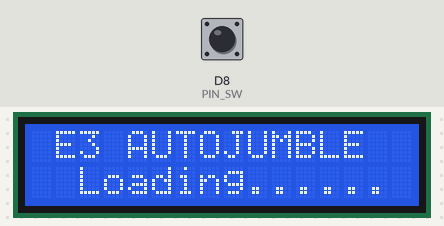
Simulated run of this sketch. Board: ESP8266 (NodeMCU). Parts: 16×2 character LCD. The inputs (shaded band) are chosen by the test bench; at power-on: D8 (PIN_SW) HIGH. WiFi joins after 1.5 s; servers stay silent unless stated; the local clock reads 2024-03-15 10:24:30 at power-on unless the sketch sets it; web services answer with replies made up by the test bench; what the sketch prints to the serial monitor is not drawn.

Above: at 1.7 s.
At 3.3 s:
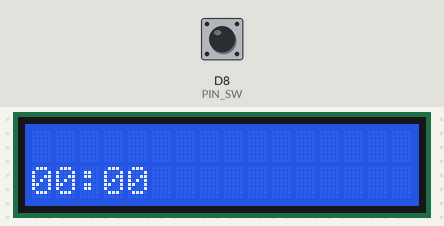
At 62.3 s:
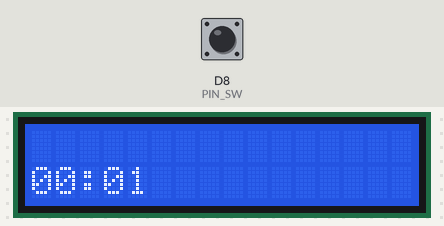
At 122.3 s:
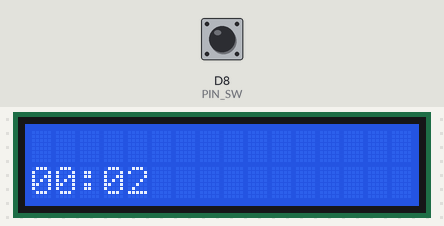

The sketch:

e3lcd.ino
```cpp
#include <ESP8266WiFi.h>
#include <WiFiClientSecure.h>
#include <ESPRotary.h>
#include <Button2.h>

bool isDst = false;

String dateStr;
int hours;
int mins;
int seconds;
int currentMillis;

const char* ssid = "BT-NFASJW";
const char* password = "rRK6pfkCGMR3nf";

const char* host = "worldtimeapi.org";
const int httpsPort = 443;
String url = "/api/timezone/Europe/London";

// Use WiFiClientSecure class to create TLS connection
WiFiClientSecure client;

void setup() {
  Serial.begin(9600);

  currentMillis = millis();

  setupRotaryEncoder();
  setupLcd();

  connectToWifi();
  fetchStats();
  updateLcd();
}

void loop() {
  rotaryLoop();

  int nextMillis = millis();
  if (nextMillis - currentMillis >= 1000) { // 1 second
    seconds++;
    currentMillis = nextMillis;

    if (seconds >= 60) {
      seconds = 0;
      mins++;
    }

    if (mins == 60) {
      mins = 0;
      hours++;
    }

    if (hours == 24) {
      hours = 0;
      // Refresh at midnight to ensure accuracy
      fetchStats();
    }

    updateLcd();
  }
}
```

client.ino
```cpp
void connectToWifi() {
  printTop("Connecting");
  printBot("to WiFi......");
  WiFi.mode(WIFI_STA);
  WiFi.begin(ssid, password);
  while (WiFi.status() != WL_CONNECTED) {
    delay(500);
    Serial.print(".");
  }

  // CBA to validate certs
  client.setInsecure();
}

void fetchStats() {
  printLoading();

  if (!client.connect(host, httpsPort)) {
    printTop("connection");
    printBot("failed");
    return;
  }

  client.print(String("GET ") + url + " HTTP/1.1\r\n" +
               "Host: " + host + "\r\n" +
               "User-Agent: Arduino\r\n" +
               "Connection: close\r\n\r\n");

  String line;

  // Pass headers
  while (client.connected()) {
    line = client.readStringUntil('\n');

    // Parse date header to get current time
    const char* headerName = "date:";
    if (line.startsWith(String(headerName))) {
      short dateStart = strlen(headerName);
      short timeStart = dateStart + 17;

      // 17 chars to start of time from the end of the "Date: " prefix
      dateStr = line.substring(dateStart, timeStart);
      dateStr.trim();

      String timeStr = line.substring(timeStart, timeStart + 9);
      timeStr.trim();
      hours = timeStr.substring(0, 2).toInt();
      mins = timeStr.substring(3, 5).toInt();
      seconds = timeStr.substring(6, 8).toInt();
    }
    if (line == "\r") break;
  }

  String content;

  while (client.available()) {
    content = client.readString();
  }

  Serial.println(content);

  parse(content.c_str());

  if (isDst) {
    hours++;
  }
}
```

dial.ino
```cpp
#define PIN_SW D8
#define PIN_A D6
#define PIN_B D7

#define CLICKS_PER_STEP  4

// Rotary disabled as there is no use for it right now
// Click to toggle backlight
Button2 b = Button2(PIN_SW, INPUT_PULLUP);

void click(Button2& b) {
  toggleBacklight();
}

void setupRotaryEncoder() {
  b.setClickHandler(click);
}

void rotaryLoop() {
  b.loop();
}
```

parser.ino
```cpp
#include <ArduinoJson.h>

StaticJsonDocument<400> doc;

void parse(const char content[]) {
  deserializeJson(doc, content);

  isDst = doc["dst"] == true;
}
```

lcd.ino
```cpp
#include <LiquidCrystal_I2C.h>

const byte ADDRESS = 0x27;
const byte COLS = 16;
const byte ROWS = 2;

bool isOn = true;

LiquidCrystal_I2C lcd(ADDRESS, COLS, ROWS);

void setupLcd() {
  lcd.begin();
  turnOn();
}

void turnOn() {
  isOn = true;
  lcd.backlight();
}

void turnOff() {
  isOn = false;
  lcd.backlight();
}

void updateBacklight() {
  if (isOn) {
    lcd.noBacklight();
  } else {
    lcd.backlight();
  }
}

void toggleBacklight() {
  isOn = !isOn;
  updateBacklight();
}

void printTop(const char* str) {
  lcd.setCursor(0, 0);
  lcd.print(str);
  lcdPad();
}

void printBot(const char* str) {
  lcd.setCursor(0, 1);
  lcd.print(str);
  lcdPad();
}

void lcdPad() {
  for (int i = 0; i <= COLS; i++) {
    lcd.print(" ");
  }
}

String formatTime() {
  char timeStr[6];
  sprintf(timeStr, "%02d:%02d", hours, mins);
  return String(timeStr);
}

void updateLcd() {
  printBot(formatTime().c_str());
  printTop(dateStr.c_str());
}

void printLoading() {
  printTop(" E3 AUTOJUMBLE");
  printBot("  Loading......");
}
```

Measured:
- what the display in image 0 shows lasts 1.5 s, from 1.7 s to 3.2 s
- what the display in image 1 shows lasts 59.1 s, from 3.2 s to 62.3 s
- what the display in image 2 shows lasts 60.0 s, from 62.3 s to 122.3 s
